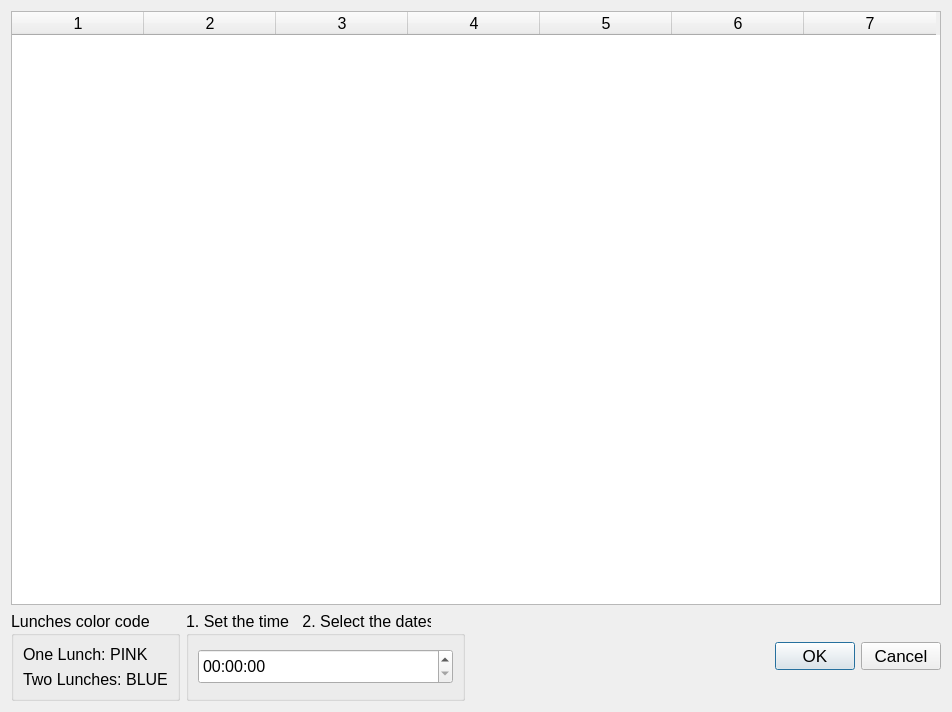
<?xml version="1.0" encoding="UTF-8"?>
<ui version="4.0">
 <class>MyCalendar</class>
 <widget class="QDialog" name="MyCalendar">
  <property name="geometry">
   <rect>
    <x>0</x>
    <y>0</y>
    <width>952</width>
    <height>712</height>
   </rect>
  </property>
  <property name="minimumSize">
   <size>
    <width>952</width>
    <height>712</height>
   </size>
  </property>
  <property name="maximumSize">
   <size>
    <width>952</width>
    <height>712</height>
   </size>
  </property>
  <property name="windowTitle">
   <string>Dialog</string>
  </property>
  <layout class="QGridLayout" name="gridLayout_3">
   <item row="1" column="0">
    <widget class="QGroupBox" name="grpLunch">
     <property name="font">
      <font>
       <pointsize>12</pointsize>
      </font>
     </property>
     <property name="title">
      <string>Lunches color code</string>
     </property>
     <layout class="QGridLayout" name="gridLayout">
      <item row="0" column="0">
       <widget class="QLabel" name="calOne">
        <property name="text">
         <string>One Lunch: PINK</string>
        </property>
       </widget>
      </item>
      <item row="1" column="0">
       <widget class="QLabel" name="calTwo">
        <property name="text">
         <string>Two Lunches: BLUE</string>
        </property>
       </widget>
      </item>
     </layout>
    </widget>
   </item>
   <item row="1" column="1">
    <widget class="QGroupBox" name="grpWakeup">
     <property name="font">
      <font>
       <pointsize>12</pointsize>
      </font>
     </property>
     <property name="title">
      <string>1. Set the time   2. Select the dates</string>
     </property>
     <layout class="QGridLayout" name="gridLayout_2">
      <item row="0" column="0">
       <widget class="QTimeEdit" name="calendarTime">
        <property name="minimumSize">
         <size>
          <width>0</width>
          <height>35</height>
         </size>
        </property>
        <property name="font">
         <font>
          <pointsize>12</pointsize>
         </font>
        </property>
       </widget>
      </item>
     </layout>
    </widget>
   </item>
   <item row="1" column="2">
    <widget class="QDialogButtonBox" name="buttonBox">
     <property name="font">
      <font>
       <pointsize>13</pointsize>
      </font>
     </property>
     <property name="orientation">
      <enum>Qt::Horizontal</enum>
     </property>
     <property name="standardButtons">
      <set>QDialogButtonBox::Cancel|QDialogButtonBox::Ok</set>
     </property>
    </widget>
   </item>
   <item row="0" column="0" colspan="3">
    <widget class="QTableWidget" name="calendarTable">
     <property name="minimumSize">
      <size>
       <width>930</width>
       <height>580</height>
      </size>
     </property>
     <property name="font">
      <font>
       <pointsize>12</pointsize>
      </font>
     </property>
     <property name="rowCount">
      <number>0</number>
     </property>
     <property name="columnCount">
      <number>7</number>
     </property>
     <attribute name="horizontalHeaderDefaultSectionSize">
      <number>132</number>
     </attribute>
     <attribute name="verticalHeaderVisible">
      <bool>false</bool>
     </attribute>
     <attribute name="verticalHeaderDefaultSectionSize">
      <number>60</number>
     </attribute>
     <column/>
     <column/>
     <column/>
     <column/>
     <column/>
     <column/>
     <column/>
    </widget>
   </item>
  </layout>
 </widget>
 <resources/>
 <connections>
  <connection>
   <sender>buttonBox</sender>
   <signal>accepted()</signal>
   <receiver>MyCalendar</receiver>
   <slot>accept()</slot>
   <hints>
    <hint type="sourcelabel">
     <x>698</x>
     <y>600</y>
    </hint>
    <hint type="destinationlabel">
     <x>157</x>
     <y>274</y>
    </hint>
   </hints>
  </connection>
  <connection>
   <sender>buttonBox</sender>
   <signal>rejected()</signal>
   <receiver>MyCalendar</receiver>
   <slot>reject()</slot>
   <hints>
    <hint type="sourcelabel">
     <x>766</x>
     <y>600</y>
    </hint>
    <hint type="destinationlabel">
     <x>286</x>
     <y>274</y>
    </hint>
   </hints>
  </connection>
 </connections>
</ui>
